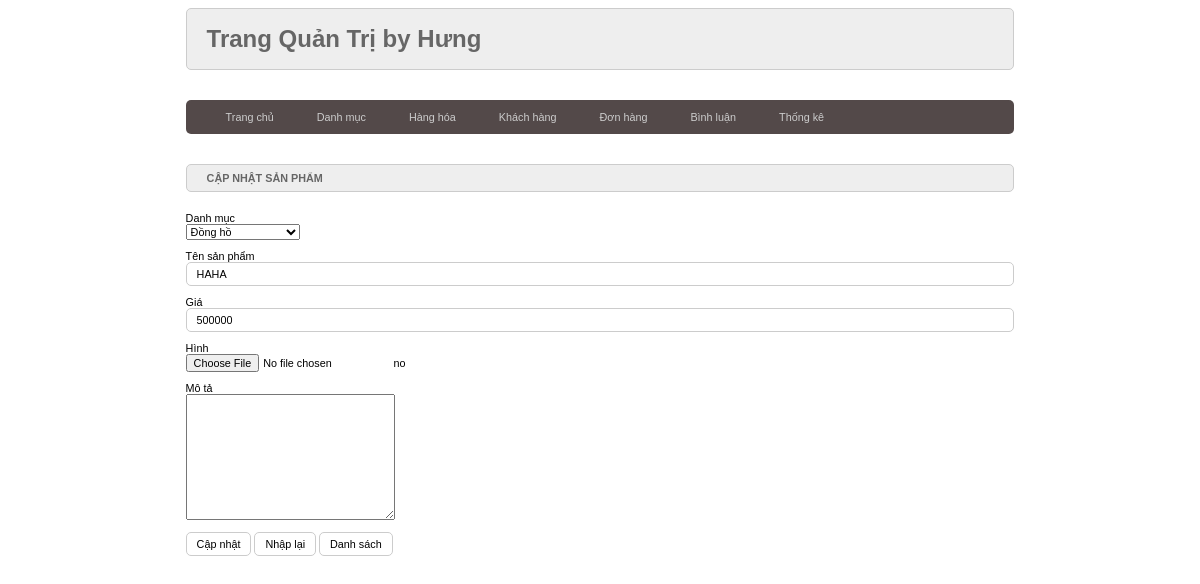
The page /admin/index.php?act=suasp&id=22 on the database its author committed.
### tables this page shows
CREATE TABLE `sanpham` (
  `id` int(11) NOT NULL,
  `name` varchar(255) NOT NULL,
  `gia` double DEFAULT 0,
  `img` varchar(255) DEFAULT NULL,
  `mota` text DEFAULT NULL,
  `luotxem` int(11) DEFAULT 0,
  `danhmuc` int(11) NOT NULL
);

### model/pdo.php (called while the page is built, shortened)
<?php
function pdo_get_connection(){
    $servername = "localhost";
    $username = "root";
    $password = "";
    try {
        $conn = new PDO("mysql:host=$servername;dbname=sql", $username, $password);
        $conn->setAttribute(PDO::ATTR_ERRMODE, PDO::ERRMODE_EXCEPTION);
        return $conn;
    } catch(PDOException $e) {
        echo "Connection failed: " . $e->getMessage();
    }
}
function pdo_query($sql){
    $sql_args=array_slice(func_get_args(),1);
    try{
        $conn=pdo_get_connection();
        $stmt=$conn->prepare($sql);
        $stmt->execute($sql_args);
        $rows=$stmt->fetchAll();
        return $rows;
    }
    catch(PDOException $e){
        throw $e;
    }
    finally{
        unset($conn);
    }
}
function pdo_query_one($sql){
    $sql_args=array_slice(func_get_args(),1);
    try{
        $conn=pdo_get_connection();
        $stmt=$conn->prepare($sql);
        $stmt->execute($sql_args);
        $row=$stmt->fetch(PDO::FETCH_ASSOC);
        return $row;
    }
    catch(PDOException $e){
        throw $e;
    }
    finally{
        unset($conn);
    }
}
?>

### model/danhmuc.php (called while the page is built, shortened)
<?php
    function loadall_danhmuc(){
        $sql = "select * from danhmuc order by id desc";
        $listdanhmuc=pdo_query($sql);
        return $listdanhmuc;
    }
?>

### model/sanpham.php (called while the page is built, shortened)
<?php
    function loadone_sanpham($id){
        $sql="select * from sanpham where id=".$id;
        $sp=pdo_query_one($sql);
        return $sp;
    }
?>

### admin/sanpham/update.php (the view, shortened to what this page needs)
<?php
    if(is_array($sp)){
        extract($sp);
        $ten=$name;
    }
    $hinhpath="./uploads/".$img;
    if(is_file($hinhpath)){
      $hinh='<img src="'.$hinhpath.'" alt="" height="80">';
    }
    else{
      $hinh="no";
    }
?>
<div class="row">
        <div class="row frmtitle">
            <h1>CẬP NHẬT SẢN PHẨM</h1>
        </div>
        <div class="row frmcontent">
            <form action="index.php?act=updatesp" method="post" enctype="multipart/form-data">
                <div class="row mb10">
                    Danh mục<br>
                    <select name="iddm" id="">
                        <?php
                            foreach($listdanhmuc as $dm){
                                extract($dm);
                                if($danhmuc==$id)
                                    echo '<option value="'.$id.'" selected>'.$name.'</option>';
                                else
                                    echo '<option value="'.$id.'">'.$name.'</option>';
                            }
                        ?>
                    </select>
                </div>
                <div class="row mb10">
                    Tên sản phẩm<br>
                    <input type="text" name="tensp" id="" value="<?=$ten?>">
                </div>
                <div class="row mb10">
                    Giá<br>
                    <input type="text" name="giasp" id="" value="<?=$gia?>">
                </div>
                <div class="row mb10">
                    Hình<br>
                    <input type="file" name="hinhsp">
                    <?php
                        echo $hinh;
                    ?>
                </div>
                <div class="row mb10">
                    Mô tả<br>
                    <textarea name="motasp" id="" cols="30" rows="10"><?=$mota?></textarea>
                </div>
                <div class="row mb10">
                    <input type="submit" name="capnhat" value="Cập nhật">
                    <input type="reset" value="Nhập lại">
                    <a href="index.php?act=listsp"><input type="button" value="Danh sách"></a>
                </div>
            </form>
        </div>
</div>

### view/css/style.css (style rules this page uses)
* { box-sizing: border-box; font-family: sans-serif; font-size: 0.9vw; }
.row { float: left; width: 100%; }
.mb10 { margin-bottom: 10px; }
.formtaikhoan input[type="text"], .formtaikhoan input[type="password"], .formtaikhoan input[type="email"], .frmcontent input[type="text"] { width: 100%; border: 1px #CCC solid; padding: 5px 10px; border-radius: 5px; }
.formtaikhoan input[type="submit"], .formtaikhoan input[type="reset"], .frmcontent input[type="submit"], .frmcontent input[type="reset"], .frmcontent input[type="button"] { background-color: white; border: 1px #CCC solid; padding: 5px 10px; border-radius: 5px; }
.frmtitle { background-color: #EEE; border: 1px #CCC solid; border-radius: 5px; color: #666; padding: 0px 20px; }
.frmcontent { padding: 20px 0px }
* { box-sizing: border-box }

### rows shown on the page
sanpham: tensp "HAHA", giasp "500000", img "no"

### other values the page prints
form field iddm "Đồng hồ"
